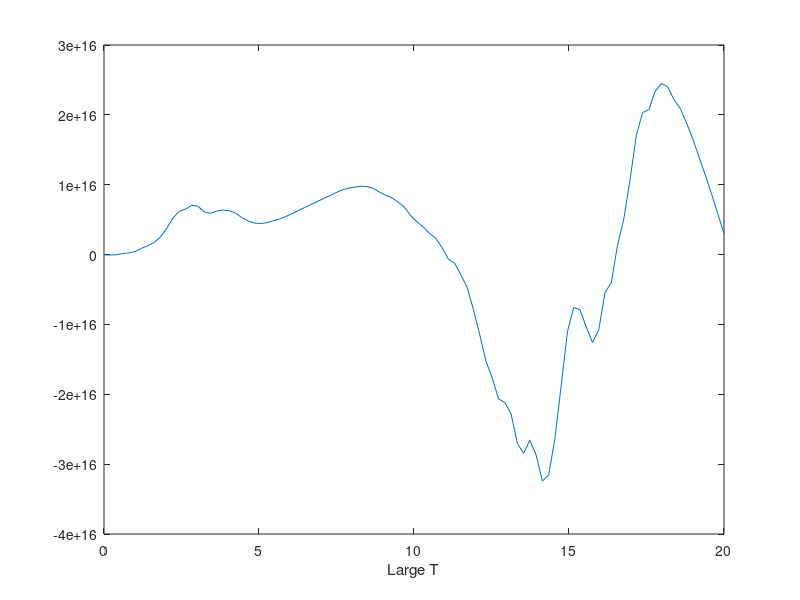

MATLAB code for this plot:
function nonlinpend()
%{
thetainit = @(xs) 0.7*ones(size(xs));
[xs theta] = nonlinonce(thetainit,100,2*pi);
figure(1);
plot(xs,theta)
xlabel('Starting with theta=0.7')

thetainit = @(xs) 0.7*ones(size(xs)) + 3*sin(xs/2);
[xs theta] = nonlinonce(thetainit,100,2*pi);
figure(2);
plot(xs,theta);
xlabel('Starting with theta=0.7+3*sin(theta/2)')

thetainit = @(xs) 0.7*ones(size(xs)) -sin(7*xs/2)
[xs theta] = nonlinonce(thetainit,100,2*pi);
figure(3)
plot(xs,theta);
xlabel('Starting with theta=0.7 - sin(7 theta/2)')
%}
thetainit = @(xs) 0.7*ones(size(xs)) + (pi-0.7)*sin(pi*xs/20);
[xs theta] = nonlinonce(thetainit,100,20,100);
figure(4);
plot(xs,theta);

xlabel('Large T')
%}

end


function [xs theta] = nonlinonce(thetainit,m,T,maxiter)
if(nargin<4)
maxiter =20
end
xs = linspace(0,T,m)';
theta = thetainit(xs);
h = xs(2)-xs(1);
for iter=1:maxiter
    theta = theta+newton(theta,h);
end
end


function delta = newton(theta,h)
J = zeros(numel(theta));
J = diag(-2+h^2 * cos(theta)) + diag(ones(numel(theta)-1,1),1) +...
diag(ones(numel(theta)-1,1),-1);
J = J/(h^2);
%boundary condition
%J = [J;1 zeros(1,numel(theta)-1);zeros(1,numel(theta)-1) 1];
RHS = -(1/h^2)*conv([0.7;theta;0.7],[1 -2 1]);
RHS = RHS(3:end-2) - sin(theta);
%boundary condition
%RHS = [RHS;0;0];
delta = J\RHS;
end


